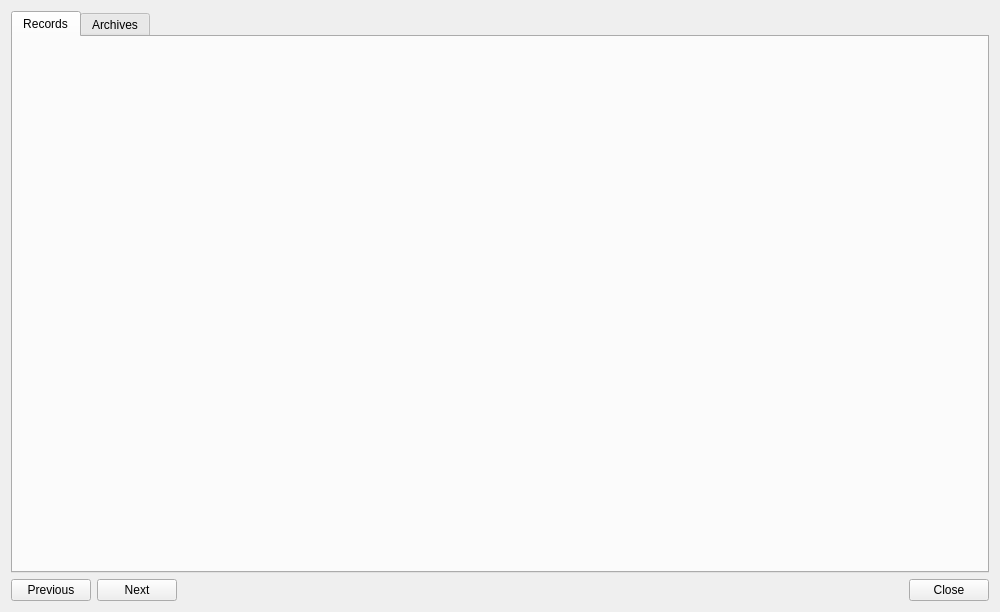
<?xml version="1.0" encoding="UTF-8"?>
<ui version="4.0">
 <class>PluginInfoDialog</class>
 <widget class="QDialog" name="PluginInfoDialog">
  <property name="geometry">
   <rect>
    <x>0</x>
    <y>0</y>
    <width>1000</width>
    <height>612</height>
   </rect>
  </property>
  <property name="windowTitle">
   <string>BGS Data</string>
  </property>
  <layout class="QVBoxLayout" name="verticalLayout">
   <item>
    <widget class="QTabWidget" name="tabWidget">
     <property name="currentIndex">
      <number>0</number>
     </property>
     <widget class="QWidget" name="tabRecords">
      <attribute name="title">
       <string>Records</string>
      </attribute>
      <layout class="QVBoxLayout" name="verticalLayout_3">
       <item>
        <widget class="BSPluginInfo::PluginRecordView" name="pluginRecordView" native="true">
         <property name="sizePolicy">
          <sizepolicy hsizetype="Expanding" vsizetype="Expanding">
           <horstretch>0</horstretch>
           <verstretch>0</verstretch>
          </sizepolicy>
         </property>
        </widget>
       </item>
      </layout>
     </widget>
     <widget class="QWidget" name="tabArchives">
      <attribute name="title">
       <string>Archives</string>
      </attribute>
      <layout class="QVBoxLayout" name="verticalLayout_2">
       <item>
        <widget class="QTabWidget" name="tabArchivesTabs">
         <property name="currentIndex">
          <number>0</number>
         </property>
         <widget class="QWidget" name="tabConflictsGeneral">
          <attribute name="title">
           <string>Conflicts</string>
          </attribute>
          <layout class="QVBoxLayout" name="verticalLayout_5" stretch="0,1,0,1,0,1">
           <item>
            <layout class="QVBoxLayout" name="winningRoot">
             <item>
              <layout class="QHBoxLayout" name="winningHeader" stretch="1,0,0">
               <item>
                <widget class="QToolButton" name="winningExpander">
                 <property name="sizePolicy">
                  <sizepolicy hsizetype="Preferred" vsizetype="Preferred">
                   <horstretch>0</horstretch>
                   <verstretch>0</verstretch>
                  </sizepolicy>
                 </property>
                 <property name="toolTip">
                  <string>Files that exist in other mods but are overwritten by this mod</string>
                 </property>
                 <property name="styleSheet">
                  <string notr="true">border: none;
text-align: left;</string>
                 </property>
                 <property name="text">
                  <string>Winning file conflicts:</string>
                 </property>
                </widget>
               </item>
               <item>
                <widget class="MOBase::LineEditClear" name="winningLineEdit">
                 <property name="placeholderText">
                  <string>Filter</string>
                 </property>
                </widget>
               </item>
               <item>
                <widget class="QLCDNumber" name="winningCount">
                 <property name="frameShadow">
                  <enum>QFrame::Sunken</enum>
                 </property>
                 <property name="lineWidth">
                  <number>1</number>
                 </property>
                 <property name="segmentStyle">
                  <enum>QLCDNumber::Flat</enum>
                 </property>
                </widget>
               </item>
              </layout>
             </item>
            </layout>
           </item>
           <item>
            <widget class="QTreeView" name="winningTree">
             <property name="contextMenuPolicy">
              <enum>Qt::CustomContextMenu</enum>
             </property>
             <property name="toolTip">
              <string>Files that exist in other mods but are overwritten by this mod</string>
             </property>
             <property name="alternatingRowColors">
              <bool>true</bool>
             </property>
             <property name="selectionMode">
              <enum>QAbstractItemView::ExtendedSelection</enum>
             </property>
             <property name="textElideMode">
              <enum>Qt::ElideLeft</enum>
             </property>
             <property name="uniformRowHeights">
              <bool>true</bool>
             </property>
             <property name="sortingEnabled">
              <bool>true</bool>
             </property>
            </widget>
           </item>
           <item>
            <layout class="QVBoxLayout" name="losingRoot">
             <item>
              <layout class="QHBoxLayout" name="losingHeader" stretch="1,0,0">
               <item>
                <widget class="QToolButton" name="losingExpander">
                 <property name="sizePolicy">
                  <sizepolicy hsizetype="Preferred" vsizetype="Preferred">
                   <horstretch>0</horstretch>
                   <verstretch>0</verstretch>
                  </sizepolicy>
                 </property>
                 <property name="toolTip">
                  <string>Files that are unused because they are overwritten by other mods</string>
                 </property>
                 <property name="styleSheet">
                  <string notr="true">border: none;
text-align: left;</string>
                 </property>
                 <property name="text">
                  <string>Losing file conflicts:</string>
                 </property>
                </widget>
               </item>
               <item>
                <widget class="MOBase::LineEditClear" name="losingLineEdit">
                 <property name="placeholderText">
                  <string>Filter</string>
                 </property>
                </widget>
               </item>
               <item>
                <widget class="QLCDNumber" name="losingCount">
                 <property name="frameShadow">
                  <enum>QFrame::Sunken</enum>
                 </property>
                 <property name="segmentStyle">
                  <enum>QLCDNumber::Flat</enum>
                 </property>
                </widget>
               </item>
              </layout>
             </item>
            </layout>
           </item>
           <item>
            <widget class="QTreeView" name="losingTree">
             <property name="contextMenuPolicy">
              <enum>Qt::CustomContextMenu</enum>
             </property>
             <property name="toolTip">
              <string>Files that are unused because they are overwritten by other mods</string>
             </property>
             <property name="alternatingRowColors">
              <bool>true</bool>
             </property>
             <property name="selectionMode">
              <enum>QAbstractItemView::ExtendedSelection</enum>
             </property>
             <property name="textElideMode">
              <enum>Qt::ElideLeft</enum>
             </property>
             <property name="uniformRowHeights">
              <bool>true</bool>
             </property>
             <property name="sortingEnabled">
              <bool>true</bool>
             </property>
            </widget>
           </item>
           <item>
            <layout class="QVBoxLayout" name="noConflictRoot">
             <item>
              <layout class="QHBoxLayout" name="noConflictHeader" stretch="1,0,0">
               <item>
                <widget class="QToolButton" name="noConflictExpander">
                 <property name="sizePolicy">
                  <sizepolicy hsizetype="Preferred" vsizetype="Preferred">
                   <horstretch>0</horstretch>
                   <verstretch>0</verstretch>
                  </sizepolicy>
                 </property>
                 <property name="toolTip">
                  <string>Files that have no conflicts</string>
                 </property>
                 <property name="styleSheet">
                  <string notr="true">border: none;
text-align: left;</string>
                 </property>
                 <property name="text">
                  <string>The following files have no conflicts:</string>
                 </property>
                </widget>
               </item>
               <item>
                <widget class="MOBase::LineEditClear" name="noConflictLineEdit">
                 <property name="placeholderText">
                  <string>Filter</string>
                 </property>
                </widget>
               </item>
               <item>
                <widget class="QLCDNumber" name="noConflictCount">
                 <property name="frameShadow">
                  <enum>QFrame::Sunken</enum>
                 </property>
                 <property name="segmentStyle">
                  <enum>QLCDNumber::Flat</enum>
                 </property>
                </widget>
               </item>
              </layout>
             </item>
            </layout>
           </item>
           <item>
            <widget class="QTreeView" name="noConflictTree">
             <property name="contextMenuPolicy">
              <enum>Qt::CustomContextMenu</enum>
             </property>
             <property name="toolTip">
              <string>Files that have no conflicts</string>
             </property>
             <property name="alternatingRowColors">
              <bool>true</bool>
             </property>
             <property name="selectionMode">
              <enum>QAbstractItemView::ExtendedSelection</enum>
             </property>
             <property name="textElideMode">
              <enum>Qt::ElideLeft</enum>
             </property>
             <property name="uniformRowHeights">
              <bool>true</bool>
             </property>
             <property name="sortingEnabled">
              <bool>true</bool>
             </property>
            </widget>
           </item>
          </layout>
         </widget>
         <widget class="QWidget" name="tabArchivesTree">
          <attribute name="title">
           <string>Tree</string>
          </attribute>
          <layout class="QVBoxLayout" name="verticalLayout_4">
           <item>
            <layout class="QHBoxLayout" name="horizontalLayout_2" stretch="1,0,0">
             <item>
              <widget class="QLabel" name="currentArchiveLabel">
               <property name="text">
                <string notr="true"/>
               </property>
              </widget>
             </item>
             <item>
              <widget class="QPushButton" name="previousArchiveButton">
               <property name="text">
                <string/>
               </property>
               <property name="icon">
                <iconset resource="../../../modorganizer/src/resources.qrc">
                 <normaloff>:/MO/gui/previous</normaloff>:/MO/gui/previous</iconset>
               </property>
              </widget>
             </item>
             <item>
              <widget class="QPushButton" name="nextArchiveButton">
               <property name="text">
                <string/>
               </property>
               <property name="icon">
                <iconset resource="../../../modorganizer/src/resources.qrc">
                 <normaloff>:/MO/gui/next</normaloff>:/MO/gui/next</iconset>
               </property>
              </widget>
             </item>
            </layout>
           </item>
           <item>
            <widget class="QStackedWidget" name="archivesTreeStack"/>
           </item>
           <item>
            <widget class="MOBase::LineEditClear" name="archiveFilterEdit">
             <property name="baseSize">
              <size>
               <width>220</width>
               <height>0</height>
              </size>
             </property>
             <property name="placeholderText">
              <string>Filter</string>
             </property>
            </widget>
           </item>
          </layout>
         </widget>
        </widget>
       </item>
      </layout>
     </widget>
    </widget>
   </item>
   <item>
    <layout class="QHBoxLayout" name="horizontalLayout">
     <item>
      <widget class="QPushButton" name="previousFile">
       <property name="text">
        <string>Previous</string>
       </property>
       <property name="autoDefault">
        <bool>false</bool>
       </property>
      </widget>
     </item>
     <item>
      <widget class="QPushButton" name="nextFile">
       <property name="text">
        <string>Next</string>
       </property>
       <property name="autoDefault">
        <bool>false</bool>
       </property>
      </widget>
     </item>
     <item>
      <spacer name="horizontalSpacer">
       <property name="orientation">
        <enum>Qt::Horizontal</enum>
       </property>
       <property name="sizeHint" stdset="0">
        <size>
         <width>40</width>
         <height>20</height>
        </size>
       </property>
      </spacer>
     </item>
     <item>
      <widget class="QPushButton" name="close">
       <property name="text">
        <string>Close</string>
       </property>
       <property name="autoDefault">
        <bool>false</bool>
       </property>
      </widget>
     </item>
    </layout>
   </item>
  </layout>
 </widget>
 <customwidgets>
  <customwidget>
   <class>MOBase::LineEditClear</class>
   <extends>QLineEdit</extends>
   <header>lineeditclear.h</header>
  </customwidget>
  <customwidget>
   <class>BSPluginInfo::PluginRecordView</class>
   <extends>QWidget</extends>
   <header>BSPluginInfo/PluginRecordView.h</header>
   <container>1</container>
  </customwidget>
 </customwidgets>
 <resources>
  <include location="../../../modorganizer/src/resources.qrc"/>
 </resources>
 <connections/>
</ui>
